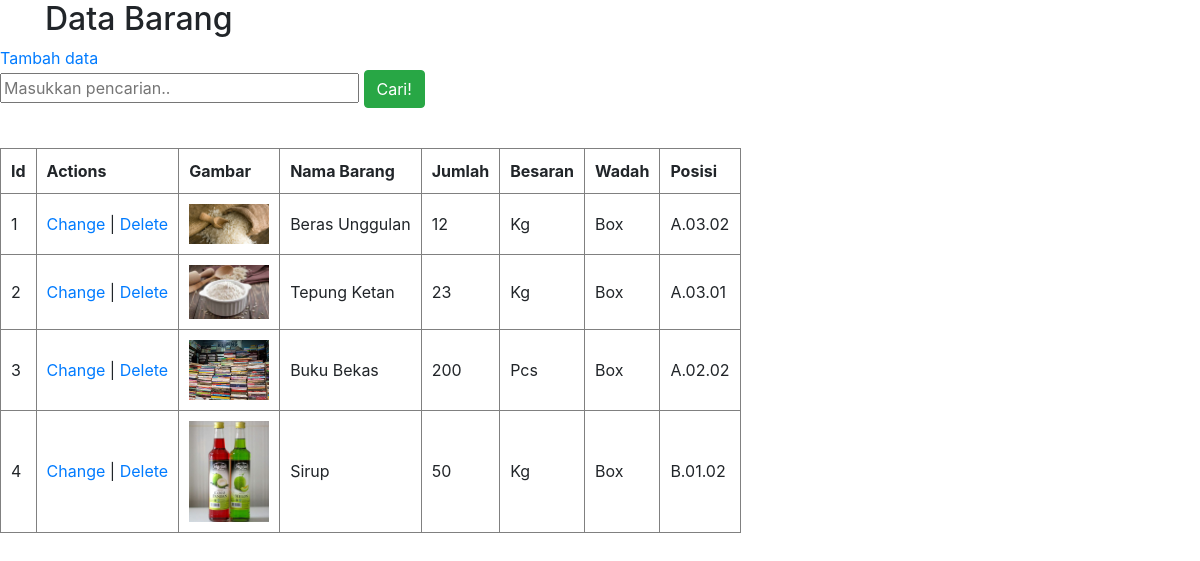
The page / on the database its author committed.
### tables this page shows
CREATE TABLE `gudang` (
  `id` int(11) NOT NULL,
  `gambar` varchar(64) NOT NULL,
  `namabarang` varchar(128) NOT NULL,
  `jumlah` int(11) NOT NULL,
  `besaran` char(16) NOT NULL,
  `wadah` varchar(32) NOT NULL,
  `posisi` varchar(16) NOT NULL
);

### functions.php (called while the page is built, shortened)
<?php
$conn = mysqli_connect("localhost", "root", "", "phpdasar");
function query($query)
{
    global $conn;
    $result = mysqli_query($conn, $query);
    $rows = [];
    while ($row = mysqli_fetch_assoc($result)) {
        $rows[] = $row;
    }
    return $rows;
}

### index.php (the view, shortened to what this page needs)
<?php
require 'functions.php';
$gudang = query("SELECT * FROM gudang");
?>
<!DOCTYPE html>
<html lang="en">
<head>
    <link rel="stylesheet" href="css/bootstrap.css">
</head>
<body>
    <div class="container">
        <h2>Data Barang</h2>
    </div>
    <a href="tambah.php">Tambah data</a>
    <br>
    <form action="" method="post">
        <div class="form-group">
            <input type="text" name="keyword" size="30" autofocus placeholder="Masukkan pencarian.." autocomplete="off">
            <button type="submit" name="cari" class="btn btn-success">Cari!</button>
        </div>
    </form>
    <br>
    <table border="1" cellpadding="10" cellspacing="0">
        <tr>
            <th>Id</th>
            <th>Actions</th>
            <th>Gambar</th>
            <th>Nama Barang</th>
            <th>Jumlah</th>
            <th>Besaran</th>
            <th>Wadah</th>
            <th>Posisi</th>
        </tr>
        <?php $i = 1;
        ?>
        <?php foreach ($gudang as $row) : ?>
            <tr>
                <td>
                    <?= $i; ?>
                </td>
                <td>
                    <a href="ubah.php?id=<?= $row["id"]; ?>">Change</a> |
                    <a href="hapus.php?id=<?= $row["id"]; ?>" onclick="return confirm('Yakin ingin menghapus data ini?');">Delete</a>
                </td>
                <td><img src="img/<?= $row["gambar"] ?>" alt="" srcset="" width="80"></td>
                <td><?= $row["namabarang"] ?></td>
                <td><?= $row["jumlah"] ?></td>
                <td><?= $row["besaran"] ?></td>
                <td><?= $row["wadah"] ?></td>
                <td><?= $row["posisi"] ?></td>
            </tr>
            <?php $i++; ?>
        <?php endforeach; ?>
    </table>
</body>
</html>

### rows shown on the page
gudang: gambar (picture), namabarang "Beras Unggulan", jumlah "12", besaran "Kg", wadah "Box", posisi "A.03.02"
gudang: gambar (picture), namabarang "Tepung Ketan", jumlah "23", besaran "Kg", wadah "Box", posisi "A.03.01"
gudang: gambar (picture), namabarang "Buku Bekas", jumlah "200", besaran "Pcs", wadah "Box", posisi "A.02.02"
gudang: gambar (picture), namabarang "Sirup", jumlah "50", besaran "Kg", wadah "Box", posisi "B.01.02"
